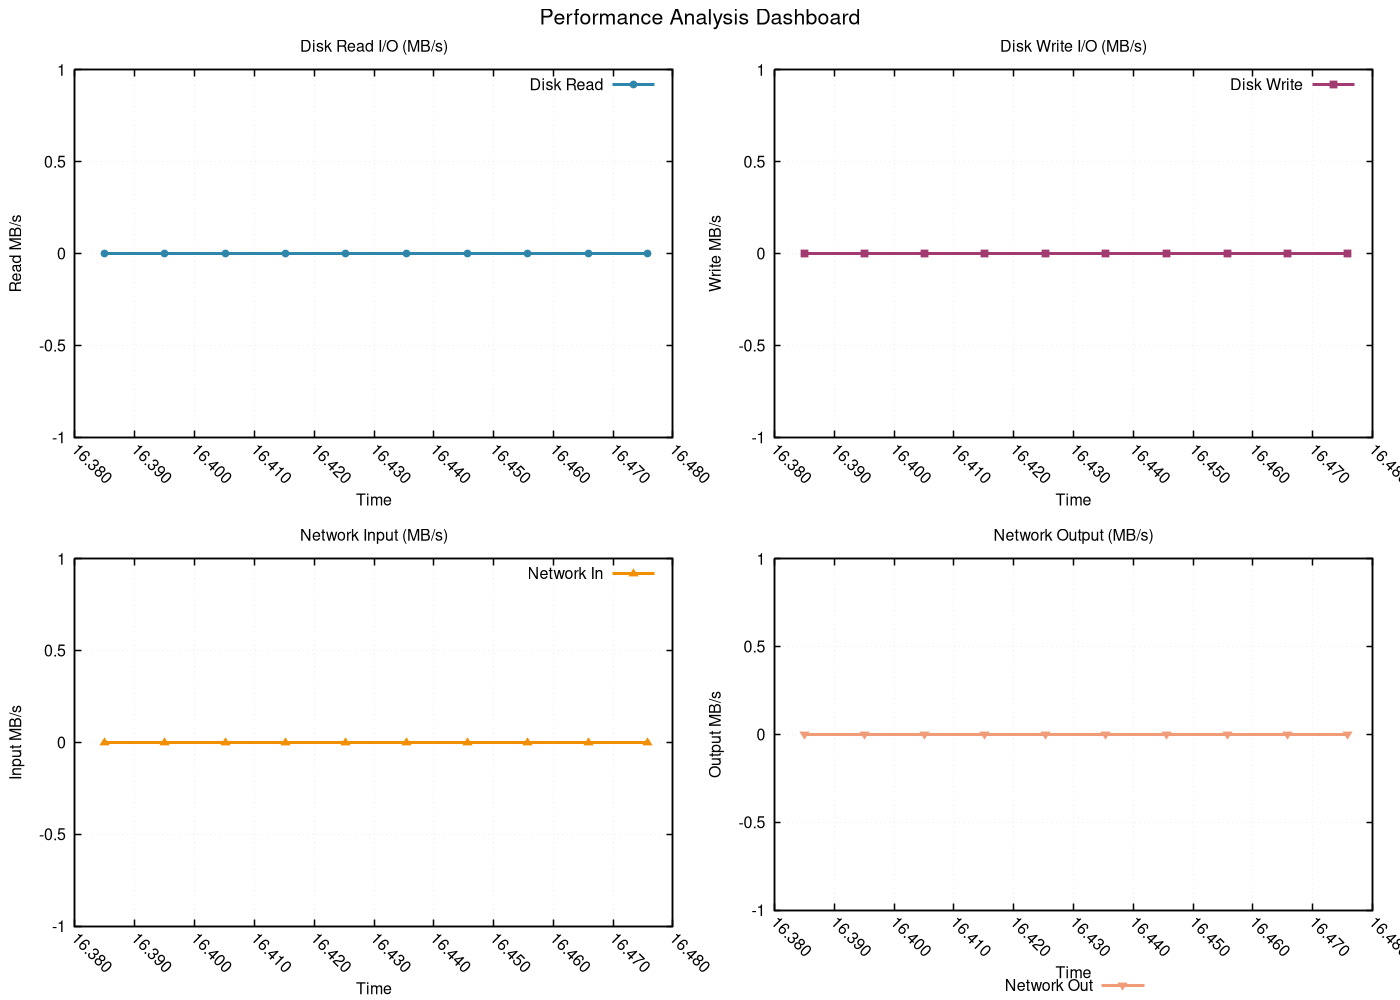

Reproduce this figure in gnuplot.
# GNUplot script for performance metrics
set terminal pngcairo enhanced font 'Helvetica,12' size 1400,1000
set output 'png/heap_sort_20260131_225122_resources.png'

set multiplot layout 2,2 title 'Performance Analysis Dashboard' font 'Helvetica,16'
set style line 1 lc rgb '#2E86AB' lt 1 lw 3 pt 7 ps 0.8
set style line 2 lc rgb '#A23B72' lt 1 lw 3 pt 5 ps 0.8
set style line 3 lc rgb '#F18F01' lt 1 lw 3 pt 9 ps 0.8
set style line 4 lc rgb '#F19C79' lt 1 lw 3 pt 11 ps 0.8
set style line 5 lc rgb '#0ABB9F' lt 1 lw 3 pt 13 ps 0.8

set format x "%.3f"
set xtics rotate by -45
set autoscale x

set title 'Disk Read I/O (MB/s)'
set xlabel 'Time'
set ylabel 'Read MB/s'
set grid linestyle 1 lc rgb '#D3D3D3' lt 0 lw 1
set border linewidth 1.5
plot 'png/heap_sort_20260131_225122_resources.dat' using 1:4 with linespoints ls 1 title 'Disk Read'
set title 'Disk Write I/O (MB/s)'
set xlabel 'Time'
set ylabel 'Write MB/s'
set grid linestyle 1 lc rgb '#D3D3D3' lt 0 lw 1
set border linewidth 1.5
plot 'png/heap_sort_20260131_225122_resources.dat' using 1:5 with linespoints ls 2 title 'Disk Write'
set title 'Network Input (MB/s)'
set xlabel 'Time'
set ylabel 'Input MB/s'
set grid linestyle 1 lc rgb '#D3D3D3' lt 0 lw 1
set border linewidth 1.5
plot 'png/heap_sort_20260131_225122_resources.dat' using 1:6 with linespoints ls 3 title 'Network In'
set title 'Network Output (MB/s)'
set xlabel 'Time'
set ylabel 'Output MB/s'
set grid linestyle 1 lc rgb '#D3D3D3' lt 0 lw 1
set border linewidth 1.5
set key outside center bottom horizontal
plot 'png/heap_sort_20260131_225122_resources.dat' using 1:7 with linespoints ls 4 title 'Network Out'
unset multiplot
